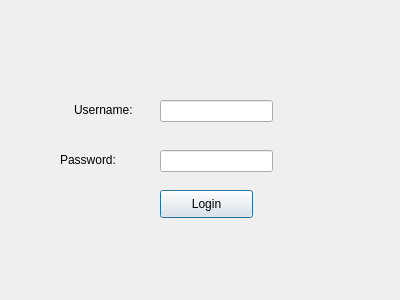
<?xml version="1.0" encoding="UTF-8"?>
<ui version="4.0">
 <class>User</class>
 <widget class="QDialog" name="User">
  <property name="geometry">
   <rect>
    <x>0</x>
    <y>0</y>
    <width>400</width>
    <height>300</height>
   </rect>
  </property>
  <property name="windowTitle">
   <string>Dialog</string>
  </property>
  <widget class="QPushButton" name="pushButton">
   <property name="geometry">
    <rect>
     <x>160</x>
     <y>190</y>
     <width>93</width>
     <height>28</height>
    </rect>
   </property>
   <property name="text">
    <string>Login</string>
   </property>
  </widget>
  <widget class="QLineEdit" name="Username">
   <property name="geometry">
    <rect>
     <x>160</x>
     <y>100</y>
     <width>113</width>
     <height>22</height>
    </rect>
   </property>
  </widget>
  <widget class="QLineEdit" name="Password">
   <property name="geometry">
    <rect>
     <x>160</x>
     <y>150</y>
     <width>113</width>
     <height>22</height>
    </rect>
   </property>
  </widget>
  <widget class="QLabel" name="label">
   <property name="geometry">
    <rect>
     <x>74</x>
     <y>100</y>
     <width>71</width>
     <height>20</height>
    </rect>
   </property>
   <property name="text">
    <string>Username:</string>
   </property>
  </widget>
  <widget class="QLabel" name="label_2">
   <property name="geometry">
    <rect>
     <x>60</x>
     <y>150</y>
     <width>81</width>
     <height>20</height>
    </rect>
   </property>
   <property name="text">
    <string>Password:</string>
   </property>
  </widget>
 </widget>
 <resources/>
 <connections/>
</ui>
